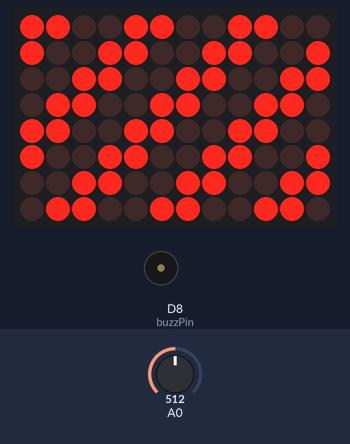
This sketch was run on a simulated Arduino Uno R4 WiFi. On the bench: 12×8 LED matrix, buzzer (waves = sounding, pin HIGH). Inputs (shaded band) come from the test bench; at power-on: A0 = 512. Random numbers use the default seed unless the sketch sets one.

Above: at 2.2 s.
2.3 s: A0 set to 523
At 3.4 s:
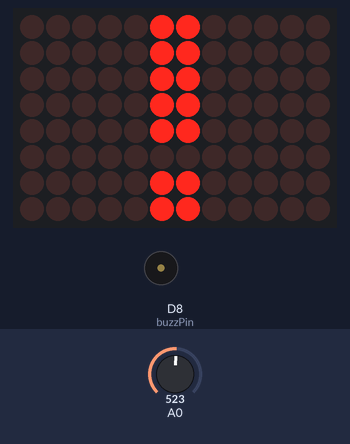
3.8 s: A0 set to 511
At 4.5 s:
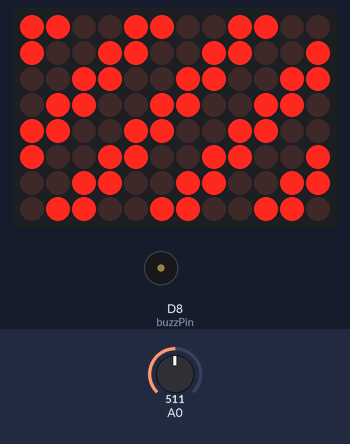
5.3 s: A0 set to 716
At 8.2 s:
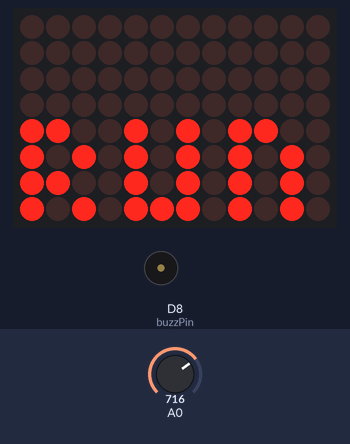
8.3 s: A0 set to 1008
11.3 s: A0 set to 1023
At 11.9 s:
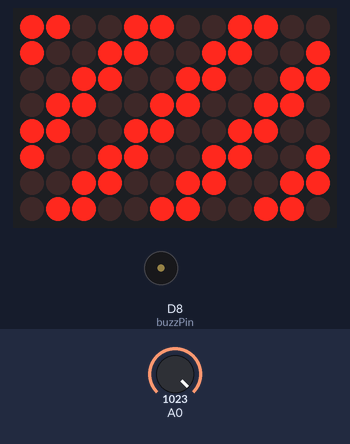
Timing chart, 0 to 13.8 s (numbered marks = the images above; inputs shaded):
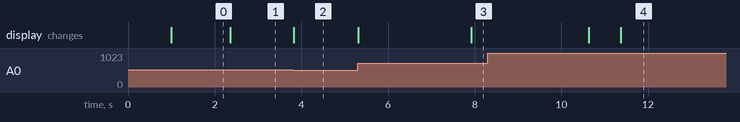

Measured:
- the behaviour switches between 522 and 523 on A0 (found by bisection; images 0 and 1)
- the behaviour switches between 1022 and 1023 on A0 (found by bisection; images 3 and 4)
- after the input at 2.3 s, the display: changes after 0.06 s (image 1)
- after the input at 3.8 s, the display: changes at once (image 2)
- after the input at 5.3 s, the display: first changes at once (image 3 shows a later state)
- after the input at 11.3 s, the display: changes after 0.08 s (image 4)

The sketch:

fakeGeigerCounter.ino
```cpp
#include "Arduino_LED_Matrix.h"
ArduinoLEDMatrix matrix;

// Speaker module
bool isOn;
bool isTrippel;
int val;
int theFormel;
int screenTime;
int delayVarMin;
int delayVarMax;
int buzzPin = 8;
int randomSoundLevel;

// Temperature sensor
int V_input;
float R_ohms;
float temp_C;

const uint32_t HighRem[][4] = {
        { // 0 = !
                0x6006006,
                0x600600,
                0x60060,
                66
        },
        { // 1 = radioactive background warning
                0xccc99933,
                0x3666ccc9,
                0x99333666,
                66
        },
        { // 2 = "run"
                0x0,
                0xcaca,
                0xaacaaaea,
                66
        },
        { // 3 = warning sign
                0x6009016,
                0x8264462c,
                0x3861fff,
                66
        },
        { // 4 = REM
                0x0,
                0xed1a9bc,
                0xd5a91ad1,
                66
        },
        { // 5 = 1000
                0x0,
                0x492d,
                0x6d56d492,
                66
        }
};


void setup()
{
    pinMode(buzzPin, OUTPUT);
    Serial.begin(115200);
    matrix.begin();
    matrix.loadFrame(HighRem[4]);
    delay(1000);
}
void loop()
{

    V_input = analogRead(A0);

    R_ohms = 10000 * (1023.0 / (float)V_input - 1.0);

    temp_C = (1.0 / (0.001129148 + (0.000234125*log(R_ohms)) + 0.0000000876741*log(R_ohms)*log(R_ohms)*log(R_ohms)))-273.15;

    isOn = (random(1,2)) > 0;

    delayVarMin = 101;
    delayVarMax = 105;

    theFormel = -(pow(temp_C, 2)*2)+(124.5*temp_C)-1838;
    // If theFormel is negative, it will crash the code
    if (theFormel <= 0){
        theFormel = 1;
    }

    delayVarMin -= theFormel;
    delayVarMax -= theFormel;

    if ((int)temp_C > 25){
        isOn = (random(1, 2)) > 0;

        if (screenTime++ < 50) {
            matrix.loadFrame(HighRem[0]);
        } else if (screenTime++ < 100) {
            matrix.loadFrame(HighRem[2]);
        } else {
            screenTime = 0;
        }
    } else {
        matrix.loadFrame(HighRem[1]);
    }

    randomSoundLevel = random(37, 42);

    if (isOn); {
        analogWrite(buzzPin, randomSoundLevel);
        delayMicroseconds(random(100+(theFormel*10),500+(theFormel*10)));
    }

    if (!isOn); {
        analogWrite(buzzPin, 0);
        delay(random(1,5));
    }

    delay(random(delayVarMin, delayVarMax));
}
```
